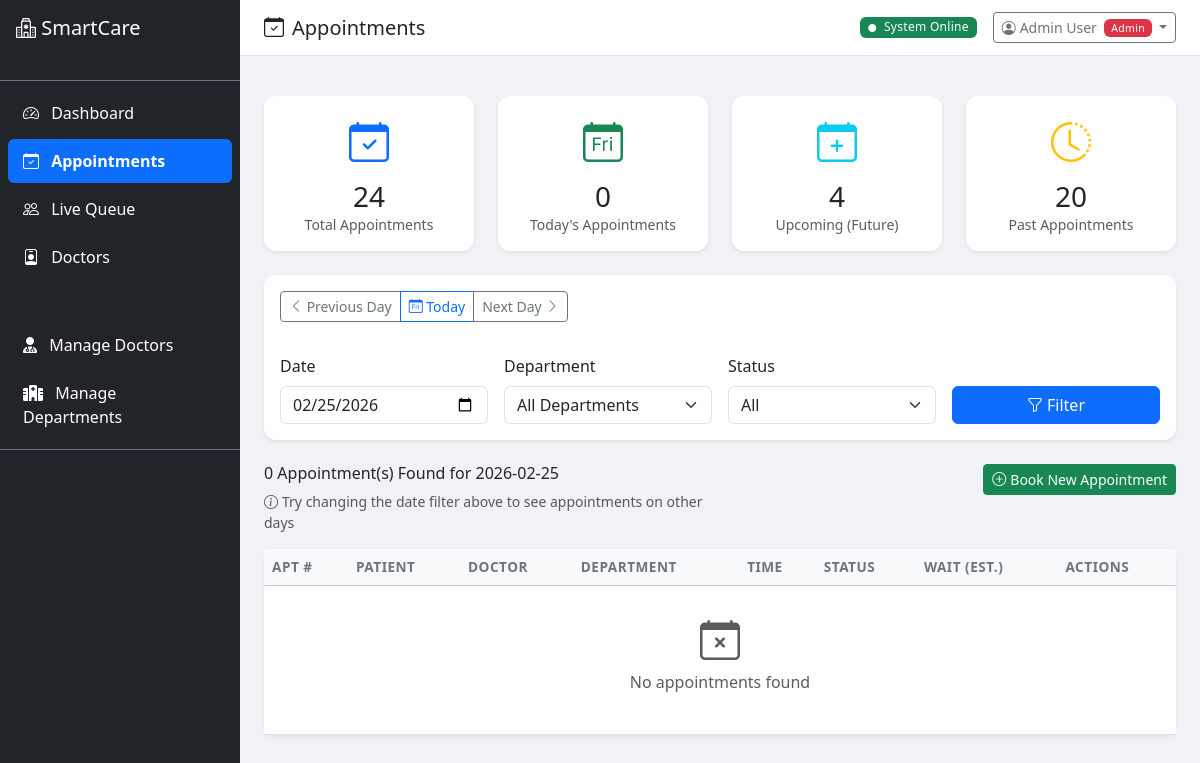
Before: /admin/appointments/ (signed in) with the older database file.
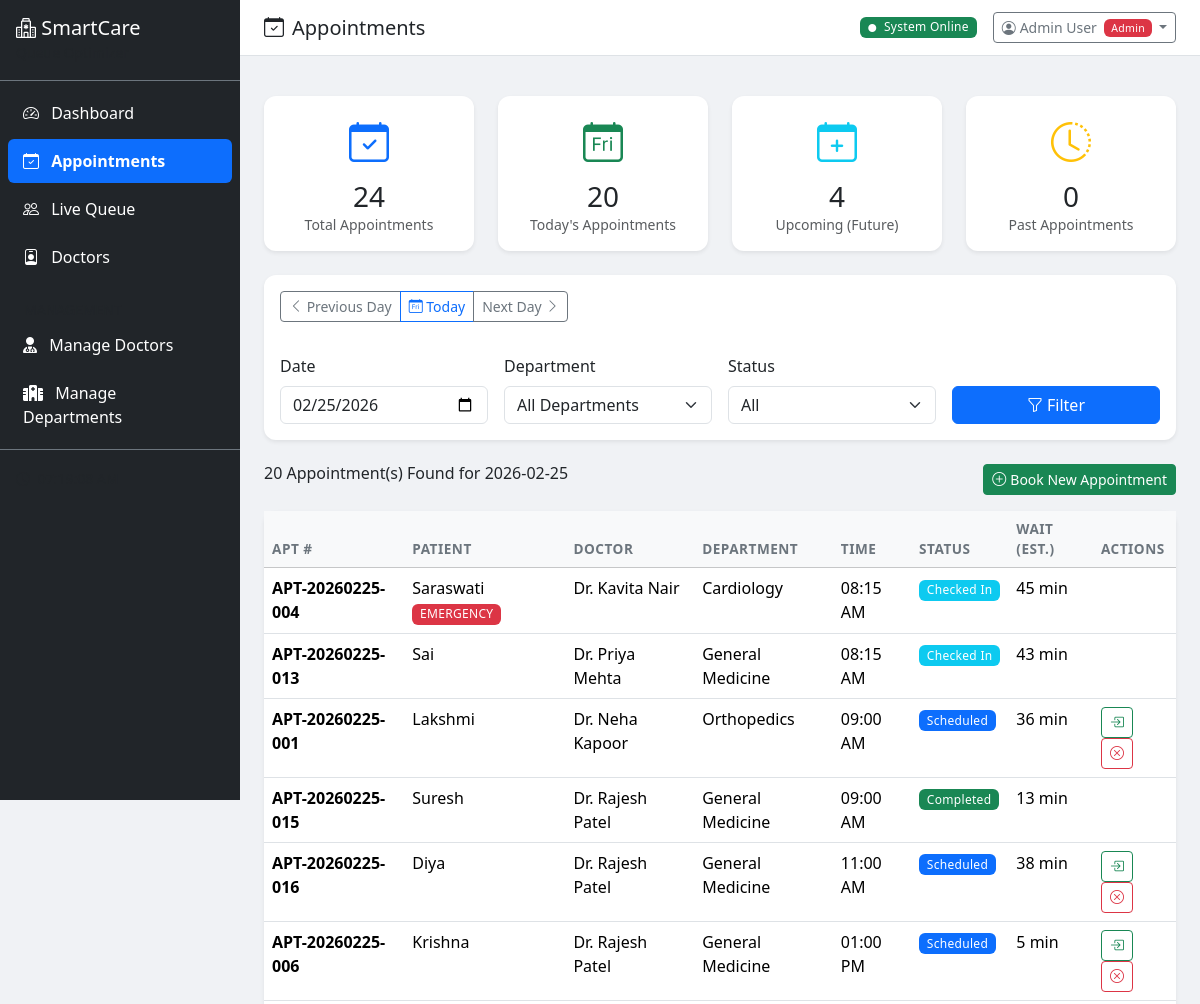
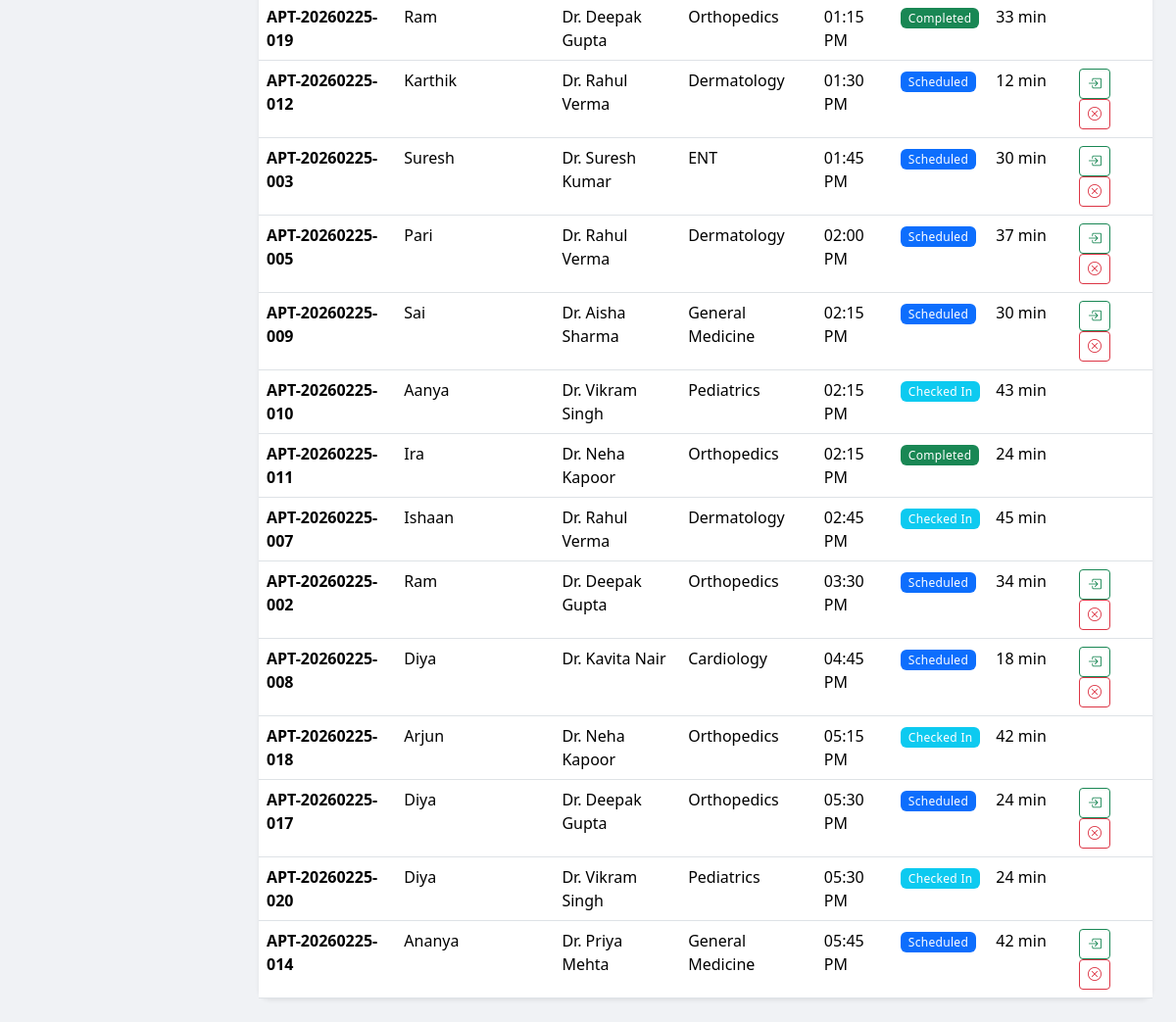
After: the same page with the newer database file (2 pictures, top to bottom).
### app/models/models.py (models this page shows, shortened)
class Appointment(db.Model):
    __tablename__ = "appointments"
    id = db.Column(db.Integer, primary_key=True)
    appointment_number = db.Column(db.String(20), unique=True, nullable=False)
    patient_id = db.Column(db.Integer, db.ForeignKey("patients.id"), nullable=False)
    doctor_id = db.Column(db.Integer, db.ForeignKey("doctors.id"), nullable=False)
    department_id = db.Column(db.Integer, db.ForeignKey("departments.id"), nullable=False)
    appointment_date = db.Column(db.Date, nullable=False)
    appointment_time = db.Column(db.Time, nullable=False)
    slot_end_time = db.Column(db.Time, nullable=False)
    status = db.Column(
        db.String(20), default="scheduled"
    )  # scheduled, checked_in, in_progress, completed, cancelled, no_show
    priority_score = db.Column(db.Float, default=0.0)
    estimated_wait_min = db.Column(db.Integer, default=0)
    actual_wait_min = db.Column(db.Integer, nullable=True)
    symptoms = db.Column(db.Text, default="")
    notes = db.Column(db.Text, default="")
    created_at = db.Column(db.DateTime, default=datetime.utcnow)
    checked_in_at = db.Column(db.DateTime, nullable=True)
    completed_at = db.Column(db.DateTime, nullable=True)

class Patient(db.Model):
    __tablename__ = "patients"
    id = db.Column(db.Integer, primary_key=True)
    patient_id = db.Column(db.String(20), unique=True, nullable=False)   # e.g. P-20240101-001
    name = db.Column(db.String(150), nullable=False)
    age = db.Column(db.Integer, nullable=False)
    gender = db.Column(db.String(10), nullable=False)
    phone = db.Column(db.String(15))
    email = db.Column(db.String(120))
    blood_group = db.Column(db.String(5))
    medical_history = db.Column(db.Text, default="")
    is_emergency = db.Column(db.Boolean, default=False)
    registered_at = db.Column(db.DateTime, default=datetime.utcnow)
    appointments = db.relationship("Appointment", backref="patient", lazy="dynamic")
    queue_entries = db.relationship("QueueEntry", backref="patient", lazy="dynamic")

class Doctor(db.Model):
    __tablename__ = "doctors"
    id = db.Column(db.Integer, primary_key=True)
    name = db.Column(db.String(150), nullable=False)
    specialization = db.Column(db.String(100), nullable=False)
    department_id = db.Column(db.Integer, db.ForeignKey("departments.id"), nullable=False)
    experience_years = db.Column(db.Integer, default=0)
    avg_consultation_min = db.Column(db.Integer, default=15)
    max_patients_per_day = db.Column(db.Integer, default=40)
    is_available = db.Column(db.Boolean, default=True)
    shift_start = db.Column(db.Time, default=time(8, 0))
    shift_end = db.Column(db.Time, default=time(17, 0))
    rating = db.Column(db.Float, default=4.0)
    appointments = db.relationship("Appointment", backref="doctor", lazy="dynamic")

class Department(db.Model):
    __tablename__ = "departments"
    id = db.Column(db.Integer, primary_key=True)
    name = db.Column(db.String(100), nullable=False, unique=True)
    floor = db.Column(db.Integer, default=1)
    max_capacity = db.Column(db.Integer, default=50)
    avg_consultation_min = db.Column(db.Integer, default=15)
    is_active = db.Column(db.Boolean, default=True)
    doctors = db.relationship("Doctor", backref="department", lazy="dynamic")
    appointments = db.relationship("Appointment", backref="department", lazy="dynamic")

### app/routes/appointments.py (the view)
@appointments_bp.route("/")
@admin_required
def list_appointments():
    filter_date = request.args.get("date", date.today().isoformat())
    filter_dept = request.args.get("department", "")
    filter_status = request.args.get("status", "")
    try:
        target_date = date.fromisoformat(filter_date)
    except ValueError:
        target_date = date.today()
    query = Appointment.query.filter(Appointment.appointment_date == target_date)
    if filter_dept:
        query = query.filter(Appointment.department_id == int(filter_dept))
    if filter_status:
        query = query.filter(Appointment.status == filter_status)
    appointments = query.order_by(Appointment.appointment_time.asc()).all()
    departments = Department.query.filter_by(is_active=True).all()
    today = date.today()
    total_all_dates = Appointment.query.count()
    total_today = Appointment.query.filter_by(appointment_date=today).count()
    total_upcoming = Appointment.query.filter(Appointment.appointment_date > today).count()
    total_past = Appointment.query.filter(Appointment.appointment_date < today).count()
    prev_date = (target_date - timedelta(days=1)).isoformat()
    next_date = (target_date + timedelta(days=1)).isoformat()
    return render_template(
        "appointments.html",
        appointments=appointments,
        departments=departments,
        filter_date=target_date.isoformat(),
        filter_dept=filter_dept,
        filter_status=filter_status,
        total_all_dates=total_all_dates,
        total_today=total_today,
        total_upcoming=total_upcoming,
        total_past=total_past,
        prev_date=prev_date,
        next_date=next_date,
    )

### app/models/user.py (called while the page is built)
    def is_admin(self):
        return self.role == "admin"

### app/services/auth_service.py (called while the page is built)
def admin_required(f):
    @wraps(f)
    def decorated_function(*args, **kwargs):
        if not current_user.is_authenticated:
            flash('Please login to access this page.', 'warning')
            return redirect(url_for('auth.login'))
        if not current_user.is_admin():
            flash('Access denied. Admin privileges required.', 'danger')
            return redirect(url_for('patient_portal.home'))
        return f(*args, **kwargs)
    return decorated_function

### app/templates/appointments.html (shortened to what the changed rows need)
{% extends "base.html" %}
{% block content %}
<div class="row mb-4">
    <div class="col-md-3">
        <div class="card border-0 shadow-sm">
            <div class="card-body text-center">
                <i class="bi bi-calendar-day fs-1 text-success"></i>
                <h3 class="mt-2 mb-0">{{ total_today }}</h3>
                <p class="text-muted small mb-0">Today's Appointments</p>
            </div>
        </div>
    </div>
    <div class="col-md-3">
        <div class="card border-0 shadow-sm">
            <div class="card-body text-center">
                <i class="bi bi-clock-history fs-1 text-warning"></i>
                <h3 class="mt-2 mb-0">{{ total_past }}</h3>
                <p class="text-muted small mb-0">Past Appointments</p>
            </div>
        </div>
    </div>
</div>
<div class="row mb-3">
    <div class="col-md-6">
        <h6>{{ appointments|length }} Appointment(s) Found for {{ filter_date }}</h6>
        {% if appointments|length == 0 %}
        <p class="text-muted small mb-0">
            <i class="bi bi-info-circle me-1"></i>Try changing the date filter above to see appointments on other days
        </p>
        {% endif %}
    </div>
</div>
<div class="card border-0 shadow-sm">
    <div class="card-body p-0">
        <div class="table-responsive">
            <table class="table table-hover mb-0">
                <thead class="table-light">
                    <tr>
                        <th>Apt #</th>
                        <th>Patient</th>
                        <th>Doctor</th>
                        <th>Department</th>
                        <th>Time</th>
                        <th>Status</th>
                        <th>Wait (Est.)</th>
                        <th>Actions</th>
                    </tr>
                </thead>
                <tbody>
                    {% for apt in appointments %}
                    <tr>
                        <td><strong>{{ apt.appointment_number }}</strong></td>
                        <td>
                            {{ apt.patient.name }}
                            {% if apt.patient.is_emergency %}
                            <span class="badge bg-danger">EMERGENCY</span>
                            {% endif %}
                        </td>
                        <td>Dr. {{ apt.doctor.name }}</td>
                        <td>{{ apt.department.name }}</td>
                        <td>{{ apt.appointment_time.strftime('%I:%M %p') }}</td>
                        <td>
                            {% set status_colors = {'scheduled':'primary', 'checked_in':'info', 'in_progress':'warning', 'completed':'success', 'cancelled':'secondary', 'no_show':'danger'} %}
                            <span class="badge bg-{{ status_colors.get(apt.status, 'secondary') }}">
                                {{ apt.status|replace('_',' ')|title }}
                            </span>
                        </td>
                        <td>{{ apt.estimated_wait_min }} min</td>
                        <td>
                            {% if apt.status == 'scheduled' %}
                            <form method="POST" action="{{ url_for('appointments.checkin', appt_id=apt.id) }}" class="d-inline">
                                <button class="btn btn-sm btn-outline-success" title="Check In">
                                    <i class="bi bi-box-arrow-in-right"></i>
                                </button>
                            </form>
                            <form method="POST" action="{{ url_for('appointments.cancel_appointment', appt_id=apt.id) }}" class="d-inline">
                                <button class="btn btn-sm btn-outline-danger" title="Cancel">
                                    <i class="bi bi-x-circle"></i>
                                </button>
                            </form>
                            {% endif %}
                        </td>
                    </tr>
                    {% else %}
                    <tr>
                        <td colspan="8" class="text-center text-muted py-4">
                            <i class="bi bi-calendar-x fs-1"></i>
                            <p>No appointments found</p>
                        </td>
                    </tr>
                    {% endfor %}
                </tbody>
            </table>
        </div>
    </div>
</div>
{% endblock %}

Changed rows visible on the page:
now on this page (row edited): Appointment: appointment_number "APT-20260225-004", patient.name "Saraswati", shows "EMERGENCY", doctor.name "Kavita Nair", department.name "Cardiology", appointment_time "08:15 AM", status "Checked In", estimated_wait_min "45"
now on this page (row edited): Appointment: appointment_number "APT-20260225-013", patient.name "Sai", doctor.name "Priya Mehta", department.name "General Medicine", appointment_time "08:15 AM", status "Checked In", estimated_wait_min "43"
now on this page (row edited): Appointment: appointment_number "APT-20260225-001", patient.name "Lakshmi", doctor.name "Neha Kapoor", department.name "Orthopedics", appointment_time "09:00 AM", status "Scheduled", estimated_wait_min "36"
now on this page (row edited): Appointment: appointment_number "APT-20260225-015", patient.name "Suresh", doctor.name "Rajesh Patel", department.name "General Medicine", appointment_time "09:00 AM", status "Completed", estimated_wait_min "13"
now on this page (row edited): Appointment: appointment_number "APT-20260225-016", patient.name "Diya", doctor.name "Rajesh Patel", department.name "General Medicine", appointment_time "11:00 AM", status "Scheduled", estimated_wait_min "38"
now on this page (row edited): Appointment: appointment_number "APT-20260225-006", patient.name "Krishna", doctor.name "Rajesh Patel", department.name "General Medicine", appointment_time "01:00 PM", status "Scheduled", estimated_wait_min "5"
now on this page (row edited): Appointment: appointment_number "APT-20260225-019", patient.name "Ram", doctor.name "Deepak Gupta", department.name "Orthopedics", appointment_time "01:15 PM", status "Completed", estimated_wait_min "33"
now on this page (row edited): Appointment: appointment_number "APT-20260225-012", patient.name "Karthik", doctor.name "Rahul Verma", department.name "Dermatology", appointment_time "01:30 PM", status "Scheduled", estimated_wait_min "12"
now on this page (row edited): Appointment: appointment_number "APT-20260225-003", patient.name "Suresh", doctor.name "Suresh Kumar", department.name "ENT", appointment_time "01:45 PM", status "Scheduled", estimated_wait_min "30"
now on this page (row edited): Appointment: appointment_number "APT-20260225-005", patient.name "Pari", doctor.name "Rahul Verma", department.name "Dermatology", appointment_time "02:00 PM", status "Scheduled", estimated_wait_min "37"
now on this page (row edited): Appointment: appointment_number "APT-20260225-009", patient.name "Sai", doctor.name "Aisha Sharma", department.name "General Medicine", appointment_time "02:15 PM", status "Scheduled", estimated_wait_min "30"
now on this page (row edited): Appointment: appointment_number "APT-20260225-010", patient.name "Aanya", doctor.name "Vikram Singh", department.name "Pediatrics", appointment_time "02:15 PM", status "Checked In", estimated_wait_min "43"
now on this page (row edited): Appointment: appointment_number "APT-20260225-011", patient.name "Ira", doctor.name "Neha Kapoor", department.name "Orthopedics", appointment_time "02:15 PM", status "Completed", estimated_wait_min "24"
now on this page (row edited): Appointment: appointment_number "APT-20260225-007", patient.name "Ishaan", doctor.name "Rahul Verma", department.name "Dermatology", appointment_time "02:45 PM", status "Checked In", estimated_wait_min "45"
now on this page (row edited): Appointment: appointment_number "APT-20260225-002", patient.name "Ram", doctor.name "Deepak Gupta", department.name "Orthopedics", appointment_time "03:30 PM", status "Scheduled", estimated_wait_min "34"
now on this page (row edited): Appointment: appointment_number "APT-20260225-008", patient.name "Diya", doctor.name "Kavita Nair", department.name "Cardiology", appointment_time "04:45 PM", status "Scheduled", estimated_wait_min "18"
now on this page (row edited): Appointment: appointment_number "APT-20260225-018", patient.name "Arjun", doctor.name "Neha Kapoor", department.name "Orthopedics", appointment_time "05:15 PM", status "Checked In", estimated_wait_min "42"
now on this page (row edited): Appointment: appointment_number "APT-20260225-017", patient.name "Diya", doctor.name "Deepak Gupta", department.name "Orthopedics", appointment_time "05:30 PM", status "Scheduled", estimated_wait_min "24"
now on this page (row edited): Appointment: appointment_number "APT-20260225-020", patient.name "Diya", doctor.name "Vikram Singh", department.name "Pediatrics", appointment_time "05:30 PM", status "Checked In", estimated_wait_min "24"
now on this page (row edited): Appointment: appointment_number "APT-20260225-014", patient.name "Ananya", doctor.name "Priya Mehta", department.name "General Medicine", appointment_time "05:45 PM", status "Scheduled", estimated_wait_min "42"
Other visible differences:
{{ total_today }}: "0" → "20"
{{ total_past }}: "20" → "0"
{{ appointments|length }}: "0" → "20"
text no longer shown: "Try changing the date filter above to see appointments on other days No appointments found"
